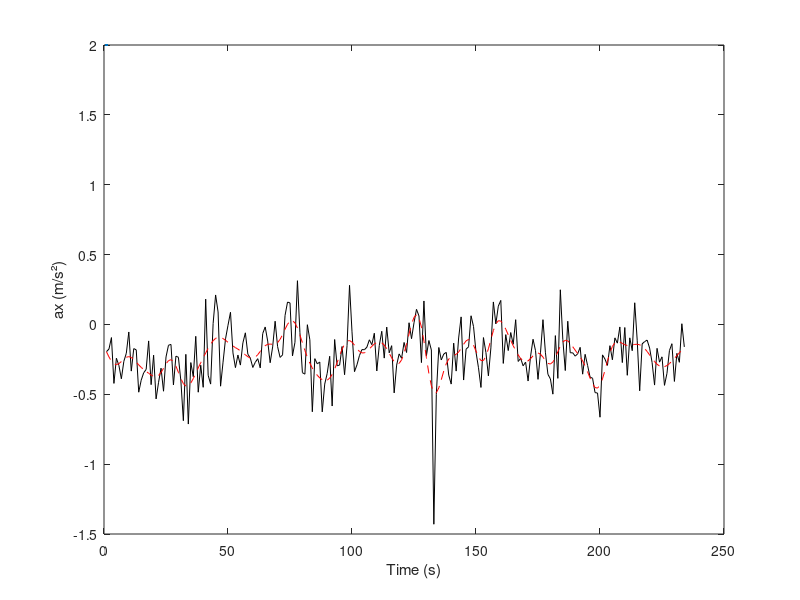
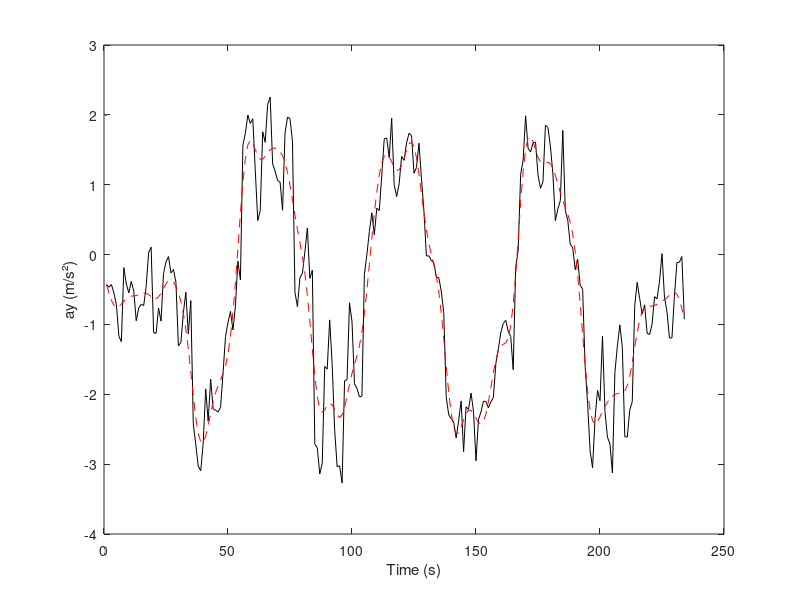
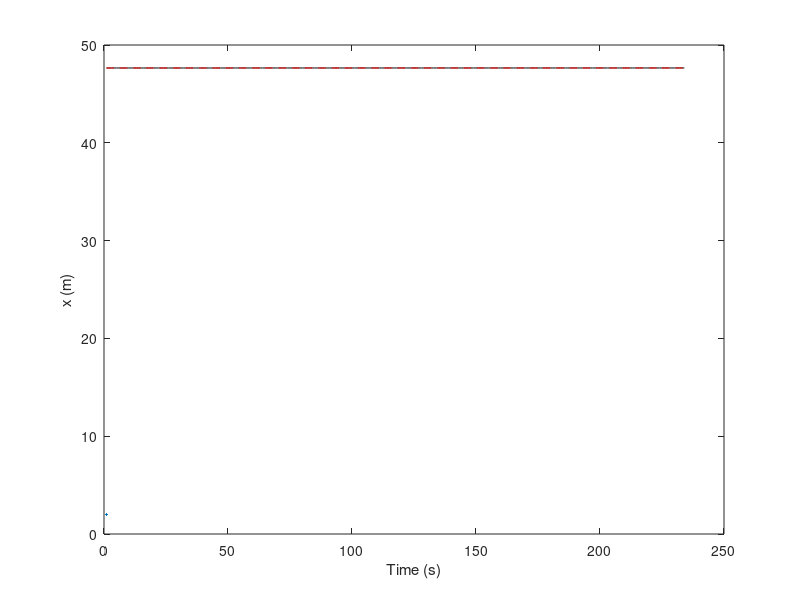
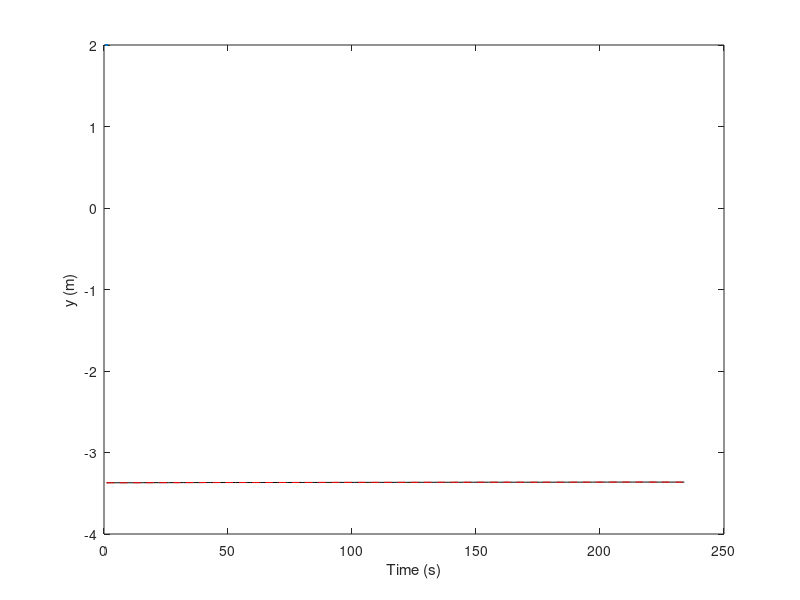

The MATLAB script that drew these images, in order:
clc
clear 
close all
%%
load('data_brut_bateau.mat')

data = [x, y, u, ax, ay, rot_speed_axe_Z];
legend = 'x, y, u, ax, ay, r';

dt = 1;

vx = gradient(x,dt);
vy = gradient(y,dt);

t = 1:length(x);

%% Filtre 

% Paramètres
Fs = 1; % Fréquence d'échantillonnage (en Hz)
Fc = 0.1;   % Fréquence de coupure (en Hz)

% Conception du filtre Butterworth
[b, a] = butter(6, Fc/(Fs/2), 'low'); % 6 est l'ordre du filtre

% Filtrage du signal
ax_filtre = filtfilt(b, a, ax);
ay_filtre = filtfilt(b, a, ay);
x_filtre = filtfilt(b, a, x);
y_filtre = filtfilt(b, a, y);
u_filtre = filtfilt(b, a, u);
r_filtre = filtfilt(b, a, rot_speed_axe_Z);

%% plots

figure,
plot(t,ax,'k',t,ax_filtre,'--r',LineWidth=2)
xlabel('Time (s)');
ylabel('ax (m/s²)');
legend;

figure,
plot(t,ay,'k',t,ay_filtre,'--r',LineWidth=2)
xlabel('Time (s)');
ylabel('ay (m/s²)');
legend;

figure,
plot(t,x,'k',t,x_filtre,'--r',LineWidth=2)
xlabel('Time (s)');
ylabel('x (m)');
legend;

figure,
plot(t,y,'k',t,y_filtre,'--r',LineWidth=2)
xlabel('Time (s)');
ylabel('y (m)');
legend;

figure,
plot(t,u,'k',t,u_filtre,'--r',LineWidth=2)
xlabel('Time (s)');
ylabel('u (m/s)');
legend;

figure,
plot(t,rot_speed_axe_Z,'k',t,r_filtre,'--r',LineWidth=2)
xlabel('Time (s)');
ylabel('r (rad/s)');
legend;
